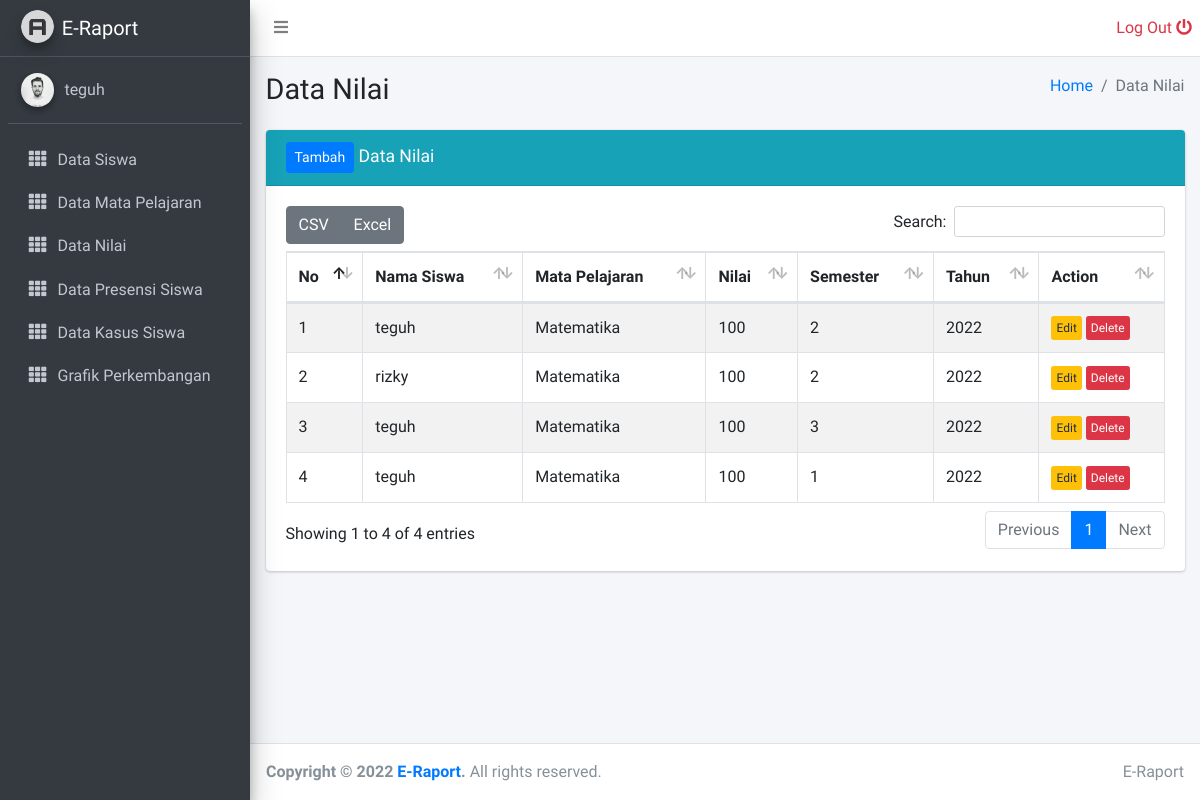
The page /guru/data_nilai.php (signed in) on the database its author committed.
### tables this page shows
CREATE TABLE `nilai_siswa` (
  `id_nilai` int(11) NOT NULL,
  `id_siswa` int(11) NOT NULL,
  `id_pelajaran` int(11) NOT NULL,
  `nilai` int(11) NOT NULL,
  `semester` int(11) NOT NULL,
  `tahun` int(11) NOT NULL
);

CREATE TABLE `data_siswa` (
  `id_siswa` int(11) NOT NULL,
  `nama_siswa` varchar(40) NOT NULL,
  `alamat` text NOT NULL,
  `kelas` varchar(10) NOT NULL,
  `password` varchar(30) DEFAULT NULL
);

CREATE TABLE `mata_pelajaran` (
  `id_pelajaran` int(11) NOT NULL,
  `nama_mata_pelajaran` varchar(30) NOT NULL,
  `id_guru` int(11) NOT NULL
);

### guru/data_nilai.php (the view, shortened to what this page needs)
<?php
include '../layouts/sidebar.php';
?>
  <div class="content-wrapper">
    <div class="content-header">
      <div class="container-fluid">
        <div class="row mb-2">
          <div class="col-sm-6">
            <h1 class="m-0">Data Nilai</h1>
          </div>
          <div class="col-sm-6">
            <ol class="breadcrumb float-sm-right">
              <li class="breadcrumb-item"><a href="#">Home</a></li>
              <li class="breadcrumb-item active">Data Nilai</li>
            </ol>
          </div>
        </div>
      </div>
    </div>
    <div class="content">
      <div class="container-fluid">
        <div class="row">
          <div class="col-12">
          <div class="card card-info">
              <div class="card-header">
                <h3 class="card-title">
                <a href="tambah_data_nilai.php" class="btn btn-sm btn-primary">Tambah</a>
                Data Nilai</h3>
              </div>
              <div class="card-body">
                <table id="example1" class="table table-bordered table-striped">
                  <thead>
                  <tr>
                    <th>No</th>
                    <th>Nama Siswa</th>
                    <th>Mata Pelajaran</th>
                    <th>Nilai</th>
                    <th>Semester</th>
                    <th>Tahun</th>
                    <th>Action</th>
                  </tr>
                  </thead>
                  <tbody>
                  <?php
                    include '../config/koneksi.php';
                    $query = "SELECT * FROM nilai_siswa
                    INNER JOIN data_siswa ON nilai_siswa.id_siswa  = data_siswa.id_siswa
                    INNER JOIN mata_pelajaran ON nilai_siswa.id_pelajaran  = mata_pelajaran.id_pelajaran";
                    $result = mysqli_query($koneksi, $query);
                    $no = 1;
                    while($row = mysqli_fetch_assoc($result))
                    {
                    ?>
                  <tr>
                    <td><?php echo $no; ?></td>
                    <td><?php echo $row['nama_siswa']; ?></td>
                    <td><?php echo $row['nama_mata_pelajaran']; ?></td>
                    <td><?php echo $row['nilai']; ?></td>
                    <td><?php echo $row['semester']; ?></td>
                    <td><?php echo $row['tahun']; ?></td>
                    <td>
                        <a href="edit_data_nilai.php?id_nilai=<?php echo $row['id_nilai']; ?>" class="btn btn-xs btn-warning">Edit</a>
                        <a href="nilai/hapus_data_nilai.php?id_nilai=<?php echo $row['id_nilai']; ?>" class="btn btn-xs btn-danger">Delete</a>
                    </td>
                  </tr>
                  <?php
                        $no++;
                    }
                  ?>
                  </tbody>
                </table>
              </div>
            </div>
          </div>
        </div>
      </div>
    </div>
  </div>
  <?php
    include '../layouts/footer.php';
  ?>

### layouts/sidebar.php (shortened to what this page needs)
<!DOCTYPE html>
<html lang="en">
<head>
  <link rel="stylesheet" href="../plugins/fontawesome-free/css/all.min.css">
  <link rel="stylesheet" href="../plugins/datatables-bs4/css/dataTables.bootstrap4.min.css">
  <link rel="stylesheet" href="../plugins/datatables-responsive/css/responsive.bootstrap4.min.css">
  <link rel="stylesheet" href="../plugins/datatables-buttons/css/buttons.bootstrap4.min.css">
  <link rel="stylesheet" href="../dist/css/adminlte.min.css">
</head>
<body class="hold-transition sidebar-mini">
<div class="wrapper">
<nav class="main-header navbar navbar-expand navbar-white navbar-light">
    <ul class="navbar-nav">
      <li class="nav-item">
        <a class="nav-link" data-widget="pushmenu" href="#" role="button"><i class="fas fa-bars"></i></a>
      </li>
    </ul>
    <ul class="navbar-nav ml-auto">
     <li class="nav-item">
        <a class="text-danger" href="../logout.php" role="button">
          Log Out <i class="fas fa-power-off"></i>
        </a>
      </li>
    </ul>
  </nav>
  <aside class="main-sidebar sidebar-dark-primary elevation-4">
    <a href="index3.html" class="brand-link">
      <img src="../dist/img/AdminLTELogo.png" alt="E-Gudang" class="brand-image img-circle elevation-3" style="opacity: .8">
      <span class="brand-text font-weight-light">E-Raport</span>
    </a>
    <div class="sidebar">
      <div class="user-panel mt-3 pb-3 mb-3 d-flex">
        <div class="image">
          <img src="../dist/img/user1-128x128.jpg" class="img-circle elevation-2" alt="">
        </div>
        <div class="info">
          <a href="#"><?php echo $_SESSION['username'] ?></a>
        </div>
      </div>
      <nav class="mt-2">
        <ul class="nav nav-pills nav-sidebar flex-column" data-widget="treeview" role="menu" data-accordion="false">
          <?php if($_SESSION['hak_akses']=="siswa"){ ?>
            <li class="nav-item">
            <a href="data_siswa.php" class="nav-link">
              <i class="nav-icon fas fa-th"></i>
              <p>
                Data Siswa
              </p>
            </a>
          </li>
            <?php } ?>
        <?php if($_SESSION['hak_akses']=="guru" || $_SESSION['hak_akses']=="siswa"){ ?>
          <li class="nav-item">
            <a href="data_mapel.php" class="nav-link">
              <i class="nav-icon fas fa-th"></i>
              <p>
                Data Mata Pelajaran
              </p>
            </a>
          </li>
          <li class="nav-item">
            <a href="data_nilai.php" class="nav-link">
              <i class="nav-icon fas fa-th"></i>
              <p>
                Data Nilai
              </p>
            </a>
          </li>
          <li class="nav-item">
            <a href="data_presensi.php" class="nav-link">
              <i class="nav-icon fas fa-th"></i>
              <p>
                Data Presensi Siswa
              </p>
            </a>
          </li>
          <li class="nav-item">
            <a href="data_kasus.php" class="nav-link">
              <i class="nav-icon fas fa-th"></i>
              <p>
                Data Kasus Siswa
              </p>
            </a>
          </li>
          <li class="nav-item">
            <a href="data_grafik_perkembangan.php" class="nav-link">
              <i class="nav-icon fas fa-th"></i>
              <p>
                Grafik Perkembangan
              </p>
            </a>
          </li>
          <?php } ?>
        </ul>
      </nav>
    </div>
  </aside>

### layouts/footer.php (shortened to what this page needs)
<footer class="main-footer">
    <div class="float-right d-none d-sm-inline">
      E-Raport
    </div>
    <strong>Copyright &copy; 2022 <a href="#">E-Raport</a>.</strong> All rights reserved.
  </footer>
</div>
</body>
</html>

### rows shown on the page
nilai_siswa: id_siswa.nama_siswa "teguh", id_pelajaran.nama_mata_pelajaran "Matematika", nilai "100", semester "2", tahun "2022"
nilai_siswa: id_siswa.nama_siswa "rizky", id_pelajaran.nama_mata_pelajaran "Matematika", nilai "100", semester "2", tahun "2022"
nilai_siswa: id_siswa.nama_siswa "teguh", id_pelajaran.nama_mata_pelajaran "Matematika", nilai "100", semester "3", tahun "2022"
nilai_siswa: id_siswa.nama_siswa "teguh", id_pelajaran.nama_mata_pelajaran "Matematika", nilai "100", semester "1", tahun "2022"

### other values the page prints
$_SESSION['username'] "teguh"
